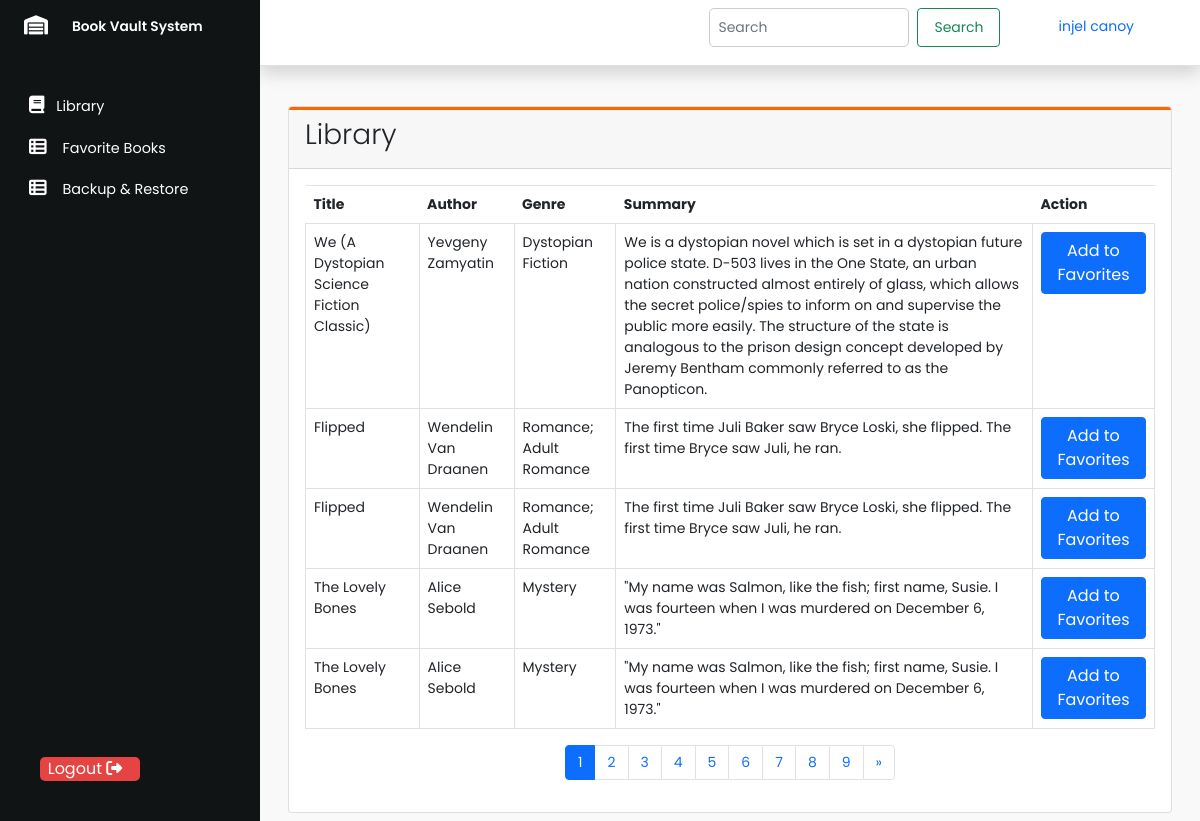
The app's page /main.php (signed in) with its own data.
### tables this page shows
CREATE TABLE `book` (
  `id` int(11) NOT NULL,
  `title` varchar(255) NOT NULL,
  `author` varchar(255) NOT NULL,
  `genre` varchar(100) NOT NULL,
  `summary` text NOT NULL
);

### main.php (the view, shortened to what this page needs)
<?php
$servername = "localhost";
$username = "root";
$password = "";
$dbname = "bookvault";
$conn = new mysqli($servername, $username, $password, $dbname);
$books = [];
$sql = "CALL GetBooks()";
if ($result = $conn->query($sql)) {
    while ($row = $result->fetch_assoc()) {
        $books[] = $row;
    }
}
$booksPerPage = 5;
$totalBooks = count($books);
$totalPages = ceil($totalBooks / $booksPerPage);
$page = isset($_GET['page']) ? (int)$_GET['page'] : 1;
$start = ($page - 1) * $booksPerPage;
$currentBooks = array_slice($books, $start, $booksPerPage);
?>
<!DOCTYPE html>
<html lang="en">
<head>
    <link href="https://cdn.jsdelivr.net/npm/bootstrap@5.0.2/dist/css/bootstrap.min.css" rel="stylesheet">
    <link rel="stylesheet" href="https://cdnjs.cloudflare.com/ajax/libs/font-awesome/6.5.1/css/all.min.css"/>
    <link rel="stylesheet" href="css/page_style.css">
</head>
<body>
<div class="wrapper">
    <aside id="sidebar" class="expand">
        <div class="h-100">
            <div class="d-flex" id="system-info">
                <a href="main.php" class="box_icon" type="button">
                    <i class="fa-solid fa-warehouse"></i>
                </a>
                <div class="sidebar-logo">
                    <a href="main.php">Book Vault System</a>
                </div>
            </div>
            <ul class="sidebar-nav">
                <li class="sidebar-item">
                    <a href="main.php" class="sidebar-link">
                        <i class="fa-solid fa-book"></i>
                        <span>Library</span>
                    </a>
                </li>
                <li class="sidebar-item">
                    <a href="favorite.php" class="sidebar-link">
                        <i class="fa-solid fa-table-list pe-1"></i>
                        <span>Favorite Books</span>
                    </a>
                </li>
                <li class="sidebar-item">
                    <a href="backup.php" class="sidebar-link">
                        <i class="fa-solid fa-table-list pe-1"></i>
                        <span>Backup & Restore</span>
                    </a>
                </li>
            </ul>
        </div>
        <button class="logout-button">
            <a href="login.php" class="logout-button link-button">
                <span>Logout</span>
                <i class="fa-solid fa-right-from-bracket"></i>
            </a>
        </button>
    </aside>
    <div class="main">
        <nav class="navbar navbar-expand px-3 p-0 border-bottom shadow border-bottom">
            <div class="navbar-collapse navbar">
                <ul class="navbar-nav ms-auto">
                    <li class="nav-item">
                        <form class="d-flex search-form">
                            <input class="form-control search-input me-2" type="search" placeholder="Search" aria-label="Search">
                            <button class="btn btn-outline-success search-button" type="submit">Search</button>
                        </form>
                    </li>
                    <li class="nav-item">
                        <a id="name" href="profile.php" class="nav-link">
                            <?php echo htmlspecialchars($_SESSION['fullname']); ?>
                        </a>
                    </li>
                </ul>
            </div>
        </nav>
        <main class="content px-3 py-2">
            <div class="container-fluid">
                <div class="row mt-3">
                    <div class="container mt-3">
                        <div class="row">
                            <div class="col-md-12">
                                <div class="card">
                                    <div class="card-header d-flex justify-content-between align-items-center">
                                        <h5 class="card-title fs-3 display-1">Library</h5>
                                    </div>
                                    <div class="card-body">
                                        <div id="mainDiv">
                                            <table class="table table-bordered">
                                                <thead>
                                                    <tr>
                                                        <th>Title</th>
                                                        <th>Author</th>
                                                        <th>Genre</th>
                                                        <th>Summary</th>
                                                        <th>Action</th>
                                                    </tr>
                                                </thead>
                                                <tbody id="booksTableBody">
                                                    <?php foreach ($currentBooks as $book): ?>
                                                     <tr>
                                                            <td><?php echo htmlspecialchars($book['title']); ?></td>
                                                            <td><?php echo htmlspecialchars($book['author']); ?></td>
                                                            <td><?php echo htmlspecialchars($book['genre']); ?></td>
                                                            <td><?php echo htmlspecialchars($book['summary']); ?></td>
                                                            <td>
                                                            <form action="favorite.php" method="post">
                                                                <button type="submit" class="btn btn-primary">Add to Favorites</button>
                                                            </form>
                                                            </td>
                                                        </tr>
                                                    <?php endforeach; ?>
                                                </tbody>
                                            </table>
                                            <nav aria-label="Page navigation example">
                                                <ul class="pagination justify-content-center">
                                                    <?php for ($i = 1; $i <= $totalPages; $i++): ?>
                                                        <li class="page-item <?php if ($i == $page) echo 'active'; ?>">
                                                            <a class="page-link" href="?page=<?php echo $i; ?>"><?php echo $i; ?></a>
                                                        </li>
                                                    <?php endfor; ?>
                                                    <?php if ($page < $totalPages): ?>
                                                        <li class="page-item">
                                                            <a class="page-link" href="?page=<?php echo $page + 1; ?>" aria-label="Next">
                                                                <span aria-hidden="true">&raquo;</span>
                                                            </a>
                                                        </li>
                                                    <?php endif; ?>
                                                </ul>
                                            </nav>
                                        </div>
                                    </div>
                                </div>
                            </div>
                        </div>
                    </div>
                </div>
            </div>
        </main>
    </div>
</div>
</body>
</html>

### css/page_style.css (style rules this page uses)
body { font-family: 'Poppins', sans-serif; font-size: 0.875rem; opacity: 1; overflow-y: auto; }
a { cursor: pointer; text-decoration: none; }
li { list-style: none; }
.wrapper { display: flex; }
#sidebar { width: 70px; min-width: 70px; z-index: 1000; transition: all .25s ease-in-out; background-color: #101415; display: flex; flex-direction: column; }
#sidebar.expand { width: 260px; min-width: 260px; }
.box_icon { background-color: transparent; cursor: pointer; border: 0; padding: 1rem 1.5rem; }
.box_icon i { font-size: 1.2rem; color: #FFF; }
.sidebar-logo { margin: auto 0; }
.sidebar-logo a { color: #FFF; font-size: .86rem; font-weight: 600; white-space: nowrap; }
#sidebar.expand .sidebar-logo, #sidebar.expand a.sidebar-link span { animation: fadeIn .25s ease; }
.sidebar-nav { padding: 2rem 0; flex: 1 1 auto; }
a.sidebar-link { padding: .625rem 1.625rem; color: #ffffff; display: block; font-size: 0.9rem; white-space: nowrap; border-left: 3px solid transparent; }
.sidebar-link i { font-size: 1.1rem; margin-right: .50rem; }
.sidebar-item { position: relative; }
.navbar-expand .navbar-nav { margin-left: auto; }
.navbar-expand .navbar-collapse { min-width: 200px; }
.main { display: flex; flex-direction: column; min-height: 100vh; overflow: hidden; transition: all 0.35s ease-in-out; width: 100%; background: #fff; }
.content { flex: 1; max-width: 100vw; background: #f9f9f9; }
@media (min-width:756px) { .content { max-width: auto; width: auto; } }
.card-header { border-top: 3px solid #ff6600; }
.table thead th { border: none; }
.logout-button { position: absolute; bottom: 20px; left: 20px; background-color: #e64343; color: #ffffff; border: none; width: 100px; font-size: 16px; cursor: pointer; border-radius: 5px; }
.logout-button i { margin-right: 10px; }
.search-form { margin-bottom: 10px; }
.search-input { width: 200px; padding: 8px; border: 1px solid #ccc; border-radius: 5px; font-size: 14px; }
.search-button { padding: 8px 16px; margin-right: 50px; font-size: 14px; }
#name { padding-right: 50px; }
.content { flex: 1; max-width: 100vw; background: #f9f9f9; padding: 20px; }

### records on screen
book: title "We (A Dystopian Science Fiction Classic)", author "Yevgeny Zamyatin", genre "Dystopian Fiction", summary "We is a dystopian novel which is set in a dystopian future police state. D-503 lives in the One State, an urban nation constructed almost entirely of glass, which allows the secret police/spies to inform on and supervise the public more easily. The structure of the state is analogous to the prison design concept developed by Jeremy Bentham commonly referred to as the Panopticon."
book: title "Flipped", author "Wendelin Van Draanen", genre "Romance; Adult Romance", summary "The first time Juli Baker saw Bryce Loski, she flipped. The first time Bryce saw Juli, he ran."
book: title "Flipped", author "Wendelin Van Draanen", genre "Romance; Adult Romance", summary "The first time Juli Baker saw Bryce Loski, she flipped. The first time Bryce saw Juli, he ran."
book: title "The Lovely Bones", author "Alice Sebold", genre "Mystery", summary "\"My name was Salmon, like the fish; first name, Susie. I was fourteen when I was murdered on December 6, 1973.\""
book: title "The Lovely Bones", author "Alice Sebold", genre "Mystery", summary "\"My name was Salmon, like the fish; first name, Susie. I was fourteen when I was murdered on December 6, 1973.\""

### other values on screen
$_SESSION['fullname'] "injel canoy"
